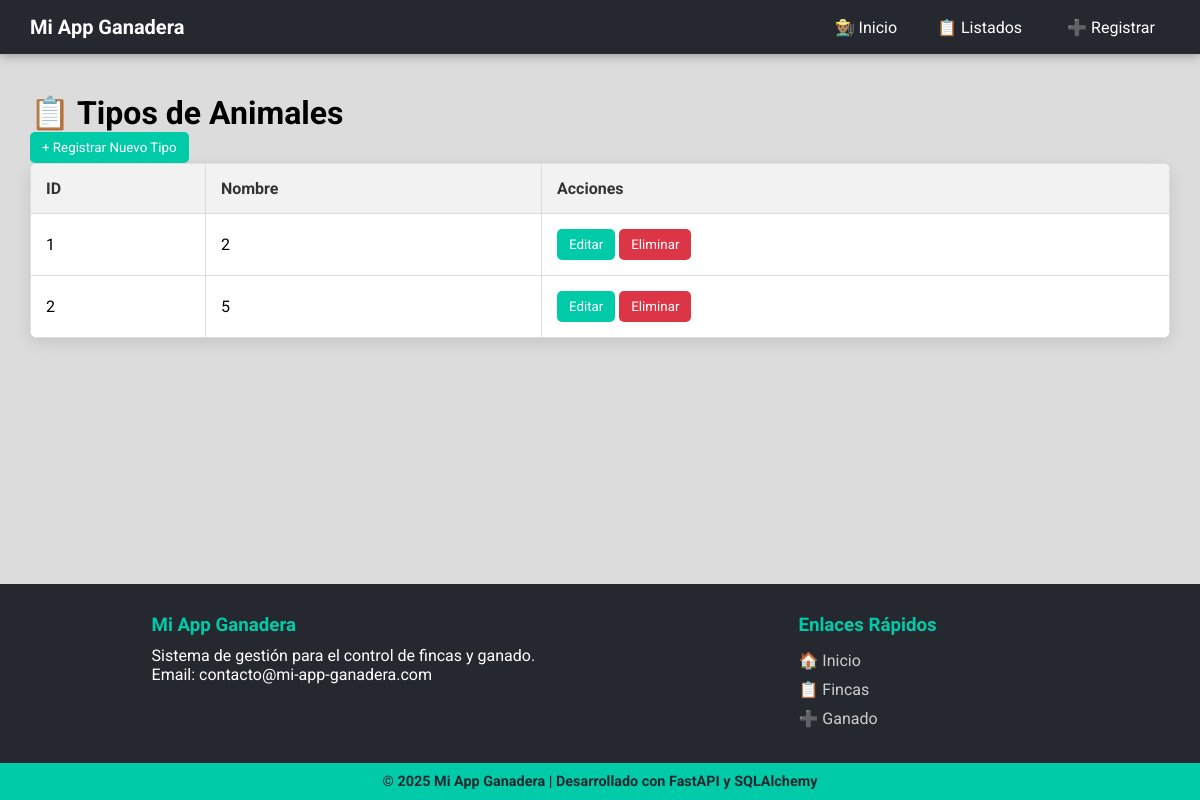
/tipos-animales/lista, run on an earlier commit of the app's database.
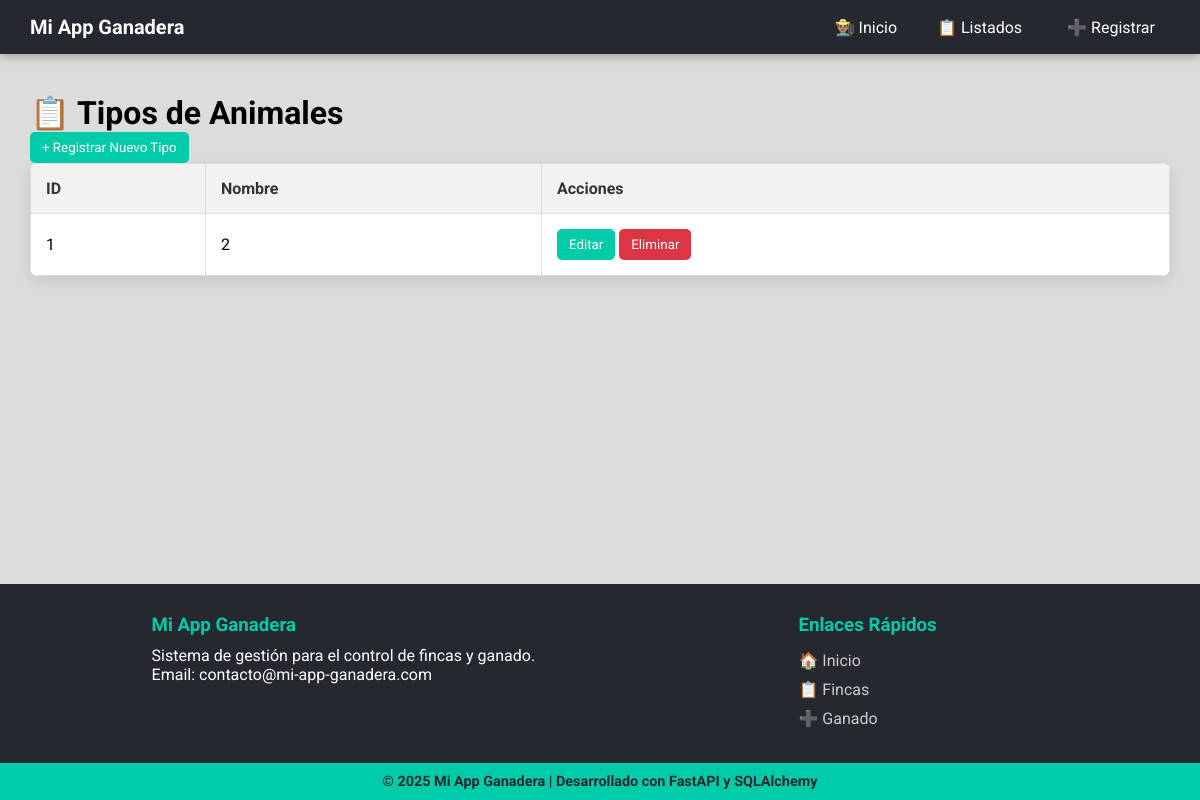
And on a later commit of the database.
### models.py (models this page shows)
class TipoAnimal(Base):
    __tablename__ = "tipos_animales"
    id = Column(Integer, primary_key=True, index=True)
    nombre = Column(String, unique=True, index=True)
    ganados = relationship("Ganado", back_populates="tipo_animal")

### routers/tipo_animal.py (the view)
@router.get("/lista")
async def listar_tipos_animales_view(request: Request, db: Session = Depends(get_db)):
    tipos = db.query(models.TipoAnimal).all()
    return templates.TemplateResponse(
        "tipo_animal/lista_tipos_animales.html",
        {"request": request, "tipos": tipos}
    )

### templates/tipo_animal/lista_tipos_animales.html (shortened to what this page needs)
{% extends "base.html" %}
{% block content %}
    <h1 style="margin-top: 10px;">📋 Tipos de Animales</h1>
    <p>
        <a href="/tipos-animales/crear"><button>+ Registrar Nuevo Tipo</button></a>
    </p>
    <table>
        <thead>
            <tr>
                <th>ID</th>
                <th>Nombre</th>
                <th>Acciones</th>
            </tr>
        </thead>
        <tbody>
            {% if tipos %}
                {% for tipo in tipos %}
                    <tr id="tipo-{{ tipo.id }}">
                        <td>{{ tipo.id }}</td>
                        <td>{{ tipo.nombre }}</td>
                        <td>
                            <button onclick="window.location.href='/tipos-animales/editar/{{ tipo.id }}'">Editar</button>
                            <button class="btn-eliminar" data-id="{{ tipo.id }}" data-nombre="{{ tipo.nombre }}" style="background-color: #dc3545;">Eliminar</button>
                        </td>
                    </tr>
                {% endfor %}
            {% else %}
                <tr>
                    <td colspan="3" style="text-align: center;">No hay tipos de animales registrados.</td>
                </tr>
            {% endif %}
        </tbody>
    </table>
{% endblock %}

What changed in the data, as far as the page shows it:
removed TipoAnimal: id "2", nombre "5"
